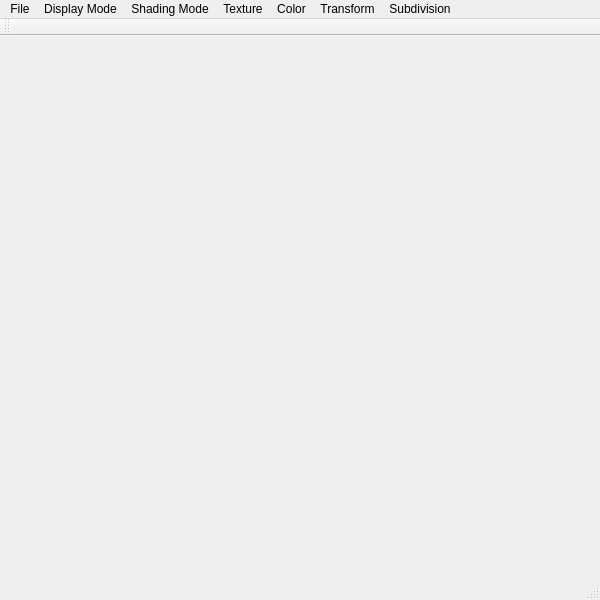
<?xml version="1.0" encoding="UTF-8"?>
<ui version="4.0">
 <class>MainWindow</class>
 <widget class="QMainWindow" name="MainWindow">
  <property name="geometry">
   <rect>
    <x>0</x>
    <y>0</y>
    <width>600</width>
    <height>600</height>
   </rect>
  </property>
  <property name="windowTitle">
   <string>Mesh Viewer</string>
  </property>
  <widget class="QWidget" name="centralWidget">
   <widget class="OpenglWindow" name="widget" native="true">
    <property name="geometry">
     <rect>
      <x>-1</x>
      <y>-1</y>
      <width>600</width>
      <height>543</height>
     </rect>
    </property>
    <property name="focusPolicy">
     <enum>Qt::ClickFocus</enum>
    </property>
   </widget>
  </widget>
  <widget class="QMenuBar" name="menuBar">
   <property name="geometry">
    <rect>
     <x>0</x>
     <y>0</y>
     <width>600</width>
     <height>23</height>
    </rect>
   </property>
   <widget class="QMenu" name="menuFile">
    <property name="title">
     <string>File</string>
    </property>
   </widget>
   <widget class="QMenu" name="menuDisplay_Mode">
    <property name="title">
     <string>Display Mode</string>
    </property>
    <addaction name="actionWireframe"/>
    <addaction name="actionFlat"/>
    <addaction name="actionFlatlines"/>
   </widget>
   <widget class="QMenu" name="menuShading_Mode">
    <property name="title">
     <string>Shading Mode</string>
    </property>
    <addaction name="actionGouraud_Shading"/>
    <addaction name="actionPhong_Shading"/>
    <addaction name="actionFlat_Shading"/>
   </widget>
   <widget class="QMenu" name="menuTexture">
    <property name="title">
     <string>Texture</string>
    </property>
    <addaction name="actionTextureOn"/>
    <addaction name="actionTextureOff"/>
   </widget>
   <widget class="QMenu" name="menuColor">
    <property name="title">
     <string>Color</string>
    </property>
    <addaction name="actionColorNone"/>
    <addaction name="actionColorRed"/>
    <addaction name="actionColorGreen"/>
   </widget>
   <widget class="QMenu" name="menuTransform">
    <property name="title">
     <string>Transform</string>
    </property>
    <addaction name="actionRotate"/>
    <addaction name="actionTranslate"/>
   </widget>
   <widget class="QMenu" name="menuSubdivision">
    <property name="title">
     <string>Subdivision</string>
    </property>
    <addaction name="actionSubdivisionOn"/>
    <addaction name="actionSubdivisionOff"/>
   </widget>
   <addaction name="menuFile"/>
   <addaction name="menuDisplay_Mode"/>
   <addaction name="menuShading_Mode"/>
   <addaction name="menuTexture"/>
   <addaction name="menuColor"/>
   <addaction name="menuTransform"/>
   <addaction name="menuSubdivision"/>
  </widget>
  <widget class="QToolBar" name="mainToolBar">
   <attribute name="toolBarArea">
    <enum>TopToolBarArea</enum>
   </attribute>
   <attribute name="toolBarBreak">
    <bool>false</bool>
   </attribute>
  </widget>
  <widget class="QStatusBar" name="statusBar"/>
  <action name="actionWireframe">
   <property name="text">
    <string>Wireframe</string>
   </property>
  </action>
  <action name="actionFlat">
   <property name="text">
    <string>Flat</string>
   </property>
  </action>
  <action name="actionFlatlines">
   <property name="text">
    <string>Flatlines</string>
   </property>
  </action>
  <action name="actionGouraud_Shading">
   <property name="text">
    <string>Gouraud Shading</string>
   </property>
  </action>
  <action name="actionPhong_Shading">
   <property name="text">
    <string>Phong Shading</string>
   </property>
  </action>
  <action name="actionTextureOn">
   <property name="text">
    <string>TextureOn</string>
   </property>
  </action>
  <action name="actionTextureOff">
   <property name="text">
    <string>TextureOff</string>
   </property>
  </action>
  <action name="actionColorNone">
   <property name="text">
    <string>ColorNone</string>
   </property>
  </action>
  <action name="actionColorRed">
   <property name="text">
    <string>ColorRed</string>
   </property>
  </action>
  <action name="actionColorGreen">
   <property name="text">
    <string>ColorGreen</string>
   </property>
  </action>
  <action name="actionRotate">
   <property name="text">
    <string>Rotate</string>
   </property>
  </action>
  <action name="actionTranslate">
   <property name="text">
    <string>Translate</string>
   </property>
  </action>
  <action name="actionFlat_Shading">
   <property name="text">
    <string>Flat Shading</string>
   </property>
  </action>
  <action name="actionSubdivisionOn">
   <property name="text">
    <string>SubdivisionOn</string>
   </property>
  </action>
  <action name="actionSubdivisionOff">
   <property name="text">
    <string>SubdivisionOff</string>
   </property>
  </action>
 </widget>
 <layoutdefault spacing="6" margin="11"/>
 <customwidgets>
  <customwidget>
   <class>OpenglWindow</class>
   <extends>QWidget</extends>
   <header>openglwindow.h</header>
   <container>1</container>
  </customwidget>
 </customwidgets>
 <resources/>
 <connections/>
</ui>
